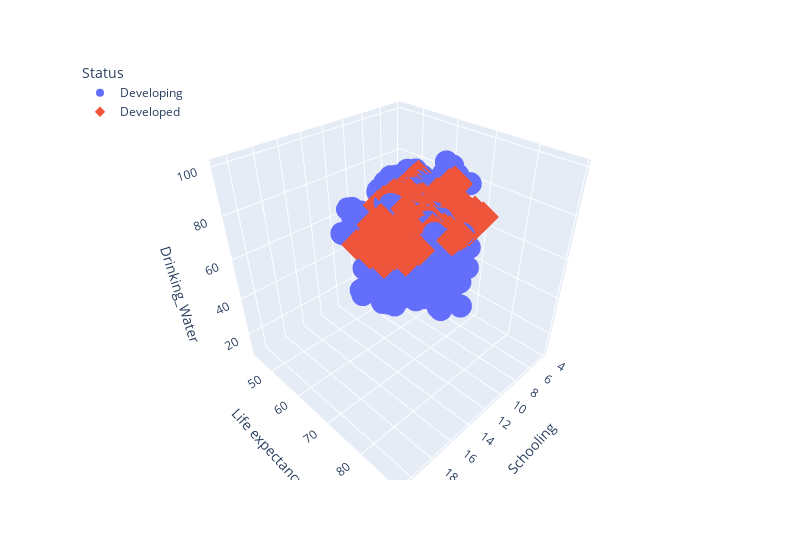

The notebook cell saved with this chart:
### Markdown cell above
# Schooling vs LE ve DW

### Code cell
# Creating a 3D-Scatter
fig = px.scatter_3d(
    water_gdp_df,
    x="Schooling",
    y="Life expectancy ",
    z="Drinking_Water",
    color="Status",
    symbol="Status",
    width=800,
    
)
fig.update_layout(legend=dict(x=0, y=1))
fig.show()

### Figure 1 — Plotly figure (JSON) as saved in the notebook; plotly's stock layout.template omitted (floating-point values rounded to 4 significant figures; data arrays with more than 128 entries replaced by an {"elided": "..."} marker saying what was removed)
{"data": [{"hovertemplate": "Status=Developing<br>Schooling=%{x}<br>Life expectancy =%{y}<br>Drinking_Water=%{z}<extra></extra>", "legendgroup": "Developing", "marker": {"color": "#636efa", "symbol": "circle"}, "mode": "markers", "name": "Developing", "scene": "scene", "showlegend": true, "type": "scatter3d", "x": {"elided": "1407 float values"}, "y": {"elided": "1407 float values"}, "z": {"elided": "1407 float values"}}, {"hovertemplate": "Status=Developed<br>Schooling=%{x}<br>Life expectancy =%{y}<br>Drinking_Water=%{z}<extra></extra>", "legendgroup": "Developed", "marker": {"color": "#EF553B", "symbol": "diamond"}, "mode": "markers", "name": "Developed", "scene": "scene", "showlegend": true, "type": "scatter3d", "x": {"elided": "242 float values"}, "y": {"elided": "242 float values"}, "z": {"elided": "242 float values"}}], "layout": {"legend": {"title": {"text": "Status"}, "tracegroupgap": 0, "x": 0, "y": 1}, "margin": {"t": 60}, "scene": {"domain": {"x": [0, 1], "y": [0, 1]}, "xaxis": {"title": {"text": "Schooling"}}, "yaxis": {"title": {"text": "Life expectancy "}}, "zaxis": {"title": {"text": "Drinking_Water"}}}, "width": 800}}
